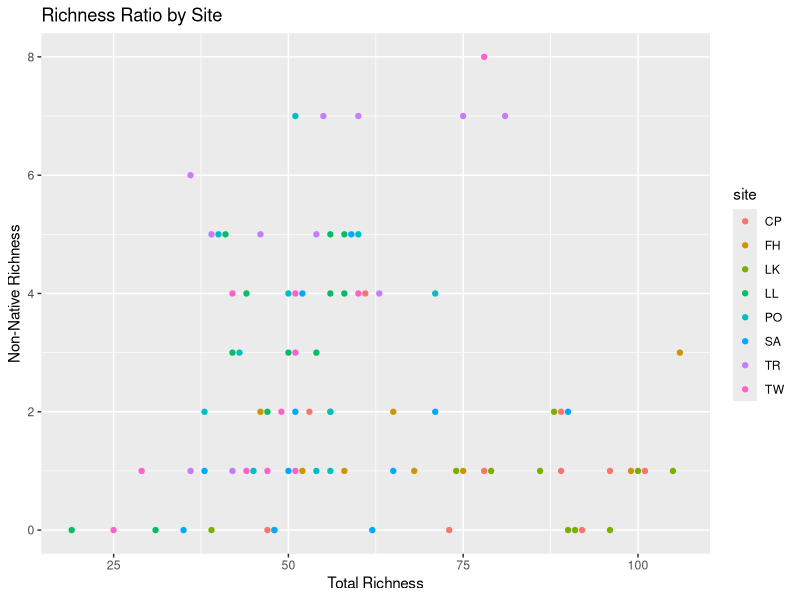
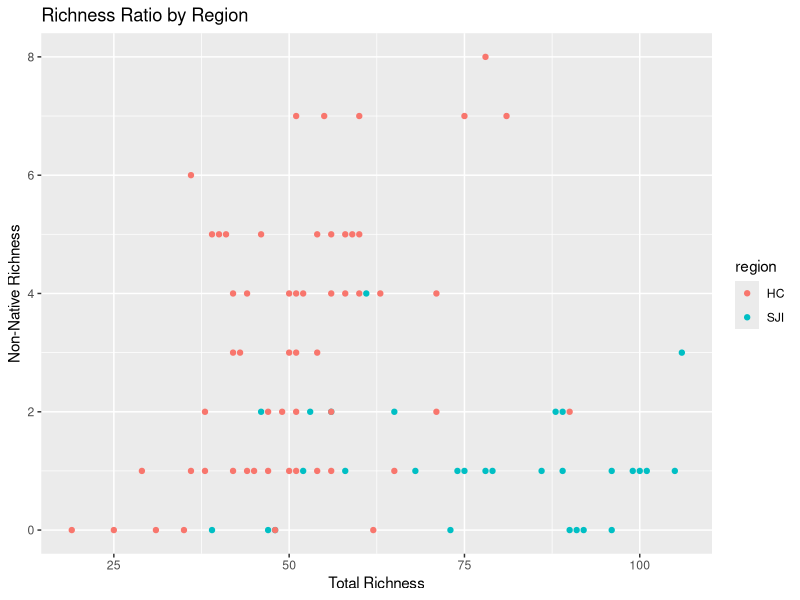
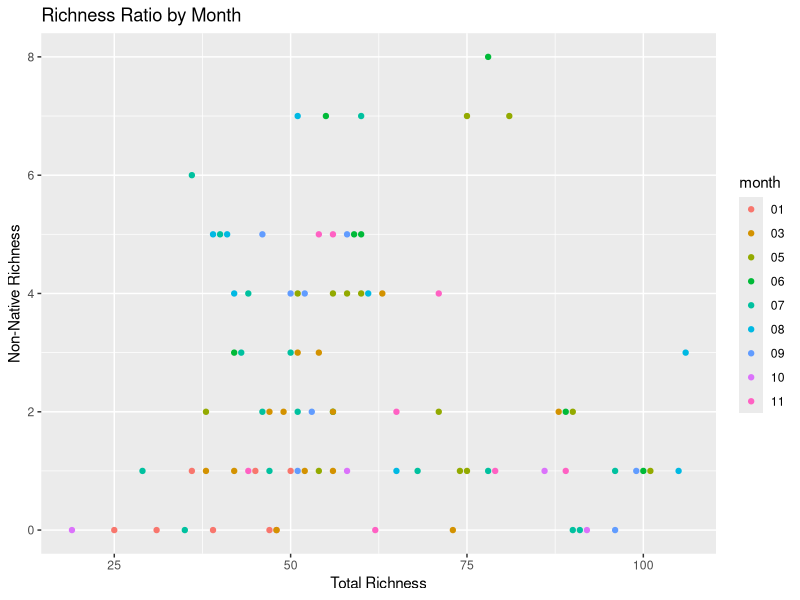
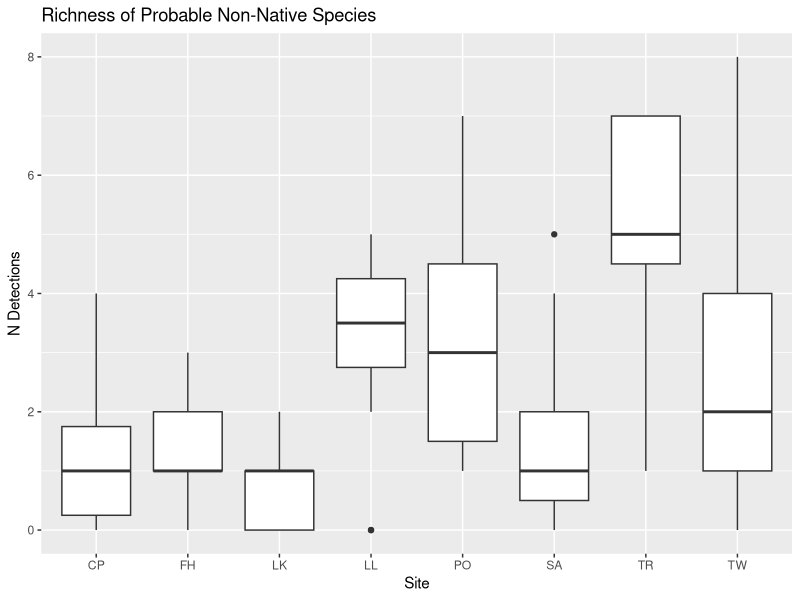
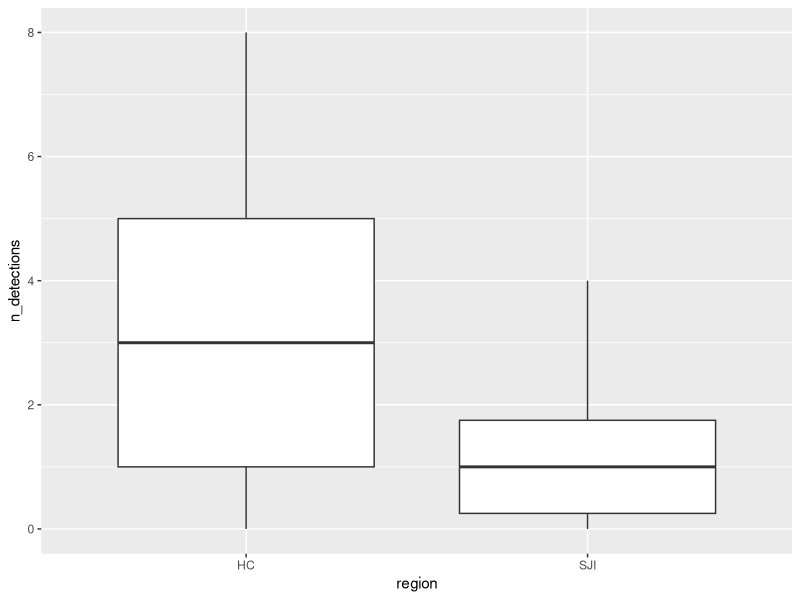
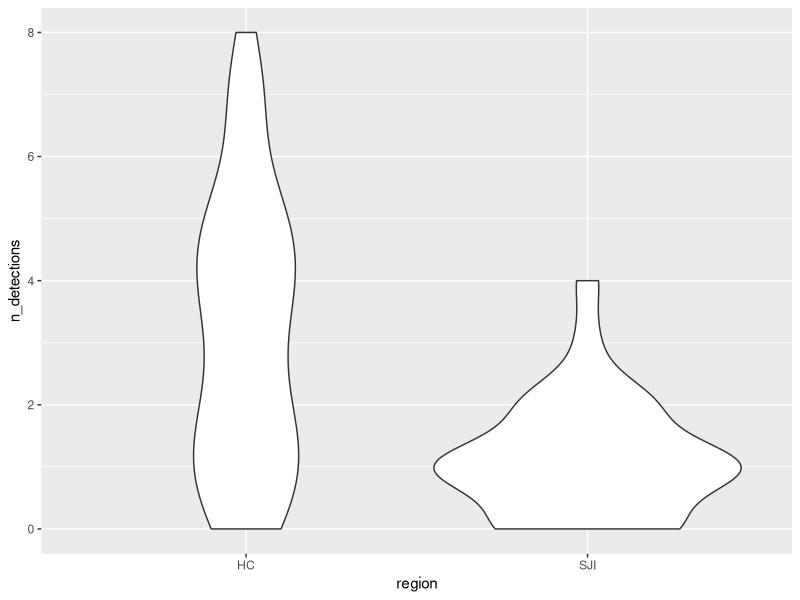
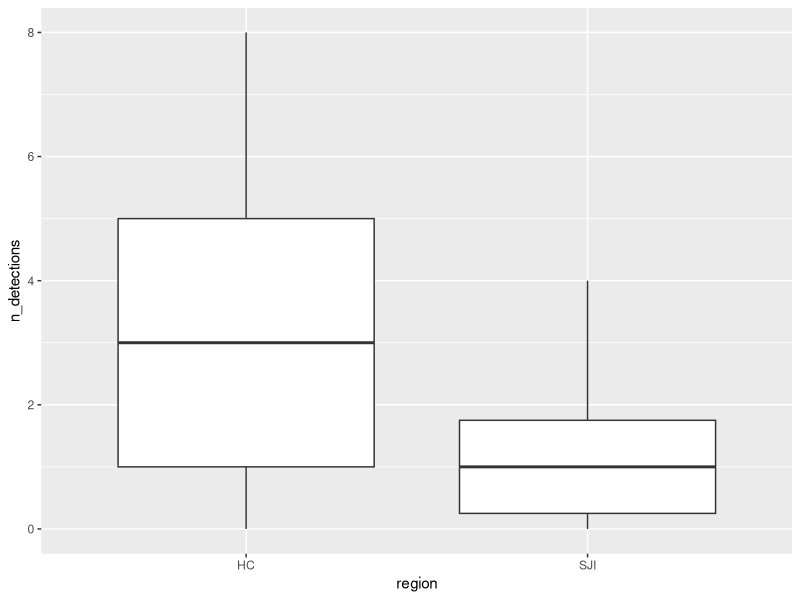
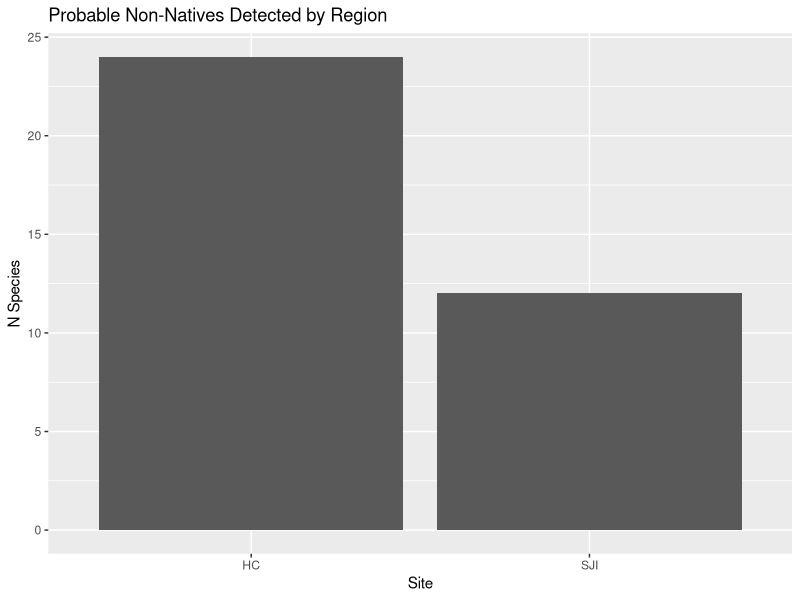

Write R code to recreate these figures, in order.
# INVASIBILITY
# Joe Duprey
# Last Edited: 05/01/2022
# ====================================================
# "I would pick a few things you're confident in, and do a prelim analysis, 
# to see if the hypothesis holds water. Then, if it does, we can do more work 
# on the finer details of making sure each species is correctly ID'd"
#
# merge species distribution data (nonnative_vec) into existing dataframes
# examine spatial/temporal trends
# ====================================================
library(tidyverse)
library(vegan)
library(gplots)
library(ggplot2)

nonnative_status <- read.csv("../docs/all_species_distributions_summary.csv")
just_nonnative <- read.csv("../docs/just_the_suspects.csv")
species_annotated <- read.csv("../data/species_annotated.csv")
by_sample_species <- read.csv('../data/by.sample.species.csv') # reads merged by tech and bio

nonnative_vec <- nonnative_status %>%
  select(species, nonnative)

# QA CHECK
# ====================================================
# get rid of NA species 
species_annotated <- species_annotated %>%
  filter(!(is.na(species)))

nonnative_vec <- nonnative_vec %>%
  filter(!(is.na(species)))

by_sample_species <- by_sample_species %>%
  filter(!(is.na(species)))
# ====================================================
unique(nonnative_vec$nonnative)
#QA distribution annotation data with other dataframes 
QA_species <- inner_join(nonnative_vec, species_annotated)

QA <- species_annotated$species[!(species_annotated$species 
                                  %in% QA_species$species)]
print(QA)

QA <- nonnative_vec$species[!(nonnative_vec$species 
                              %in% species_annotated$species)]
print(QA)

QA <- species_annotated$species[!(species_annotated$species 
                                  %in% nonnative_vec$species)]
print(QA)

length(unique(nonnative_vec$species))
nonnative_vec[duplicated(nonnative_vec$species),] #good, no duplicates now

# comparing by sample species and nonnative_vec
QA <- unique(by_sample_species$species)[!(unique(by_sample_species$species)) 
                                        %in% nonnative_vec$species]
print(QA)

QA <- nonnative_vec$species[!(nonnative_vec$species
                                        %in% unique(by_sample_species$species))]
print(QA)

unique(by_sample_species$species)


# ====================================================
species_annotated <- left_join(nonnative_vec, species_annotated)
# now use code from benthic boxplots 
species_by_sample_alltax <- left_join(by_sample_species, species_annotated, by='species')
species_by_sample_alltax <- species_by_sample_alltax %>%
  filter(benthos %in% c("None","PLK","BEN","Both")) %>% #TODO SHOULD I FILTER OUT "None" here? (probably not) how will that impact results? 
  separate(col=sample, remove=FALSE, into=c("site", "date"), sep = 2) 

# sanity check should read "0" "1" "single "low" "possible" (non-native status categories)
unique(species_by_sample_alltax$nonnative)

# richness by species (or different division if altered)
n_detections_df <- species_by_sample_alltax %>%
  group_by(sample, species, .drop=FALSE) %>%
  summarise(richness = n()) %>%
  ungroup() %>%
  complete(sample, species,
           fill = list(richness = 0)) %>%
  separate(sample, into = c("site","date" ), sep = "_", remove = F)

# check for NA's 
n_detections_df %>%
  ungroup() %>%
  summarise (sum(is.na(sample)),
             sum(is.na(site)),
             sum(is.na(species)),
             sum(richness == 0))

# df contains species, site, date, non-native status and whether species was detected or not 
n_detections_df <- left_join(n_detections_df, nonnative_vec)

# function to filter out taxa by non-native / native status
taxa_filter <- function(df, dist_status) {
  filt.df <- df %>%
    filter(nonnative %in% dist_status) %>%
    separate(date, into=c("year", "month"), sep=4)
  
  return(filt.df)
}

# use function to get df of all species, and just non-natives 
nonnatives_for_plot <- taxa_filter(n_detections_df, c(1))
allspecies_for_plot <- taxa_filter(n_detections_df, c(1, 0, "possible", "low", "single"))

# filter out all EXCEPT probable non-natives
just_nonnative_events <- nonnatives_for_plot %>%
  filter(richness == 1)

# filter out probable non-natives 
just_native_events <- allspecies_for_plot %>%
  filter(richness == 1) %>%
  filter(nonnative %in% c(0, "possible", "low", "single")) # change as appropriate for chisquared format

# sum presence absence to get non-native richness for each sampling event 
total_nn_detections <- nonnatives_for_plot %>%
  select(species, richness, sample) %>%
  group_by(sample) %>% ## group by sample or month or date etc.... 
  mutate(n_detections = sum(richness)) %>%
  distinct(sample, n_detections)

# sum presence absence to get native richness for each sampling event 
total_allspec_detections <- allspecies_for_plot %>%
  select(species, richness, sample) %>%
  group_by(sample) %>% ## group by sample or month or date etc.... 
  mutate(all_sp_detections = sum(richness)) %>%
  distinct(sample, all_sp_detections)

# add region, year and month to non-native richness df 
total_nn_detections <- total_nn_detections %>%
  separate(sample, into = c("site","date" ), sep = "_", remove = F) %>%
  separate(date, into=c("year", "month"), sep=4) %>%
  mutate(
    region = case_when(
      site %in% c("CP", "FH", "LK") ~ "SJI",
      site %in% c("LL", "PO", "SA", "TR", "TW") ~ "HC"
    )
  )

# add region, year and month to native richness df 
total_allspec_detections <- total_allspec_detections %>%
  separate(sample, into = c("site","date" ), sep = "_", remove = F) %>%
  separate(date, into=c("year", "month"), sep=4) %>%
  mutate(
    region = case_when(
      site %in% c("CP", "FH", "LK") ~ "SJI",
      site %in% c("LL", "PO", "SA", "TR", "TW") ~ "HC"
    )
  )


# combine df to single handy df 
nonnative_vs_all_species <- left_join(total_nn_detections, total_allspec_detections)

# EXPLORATORY PLOTTING 
# ====================================================  
#scatterplot non-native vs native
ggplot(nonnative_vs_all_species, aes(x=all_sp_detections, y=n_detections, color=site)) +
  labs(title = "Richness Ratio by Site",
       x = "Total Richness", y = "Non-Native Richness") +
  geom_point()

png(file="../figures/richness_ratio_region.png",
    width=800, height=450)

ggplot(nonnative_vs_all_species, aes(x=all_sp_detections, y=n_detections, color=region)) +
  labs(title = "Richness Ratio by Region",
       x = "Total Richness", y = "Non-Native Richness") +
  geom_point()

ggplot(nonnative_vs_all_species, aes(x=all_sp_detections, y=n_detections, color=month)) +
  labs(title = "Richness Ratio by Month",
       x = "Total Richness", y = "Non-Native Richness") +
  geom_point()

ggplot(total_nn_detections, aes(x=site, y=n_detections)) + 
  labs(title = "Richness of Probable Non-Native Species",
       x="Site", y="N Detections") +
  geom_boxplot()

ggplot(total_nn_detections, aes(x=region, y=n_detections)) + 
  geom_boxplot()

ggplot(total_nn_detections, aes(x=region, y=n_detections)) + 
  geom_violin()

ggplot(total_nn_detections, aes(x=region, y=n_detections)) + 
  geom_boxplot()

# lets just get a total number of unique nonnative detections for each region
# ====================================================  
# HC vs SJI 
just_nonnative_events <- just_nonnative_events %>%
  filter(nonnative %in% c(1)) # change this between c(1, "possible") and c(1) 
# for probably vs possible nonnatives. 

unique_species_by_region <- just_nonnative_events %>%
  mutate(
    region = case_when(
      site %in% c("CP", "FH", "LK") ~ "SJI",
      site %in% c("LL", "PO", "SA", "TR", "TW") ~ "HC"
    )) %>%
  distinct(species, region) ### change this to site to get site summary 

unique_nat_species_by_region <- just_native_events %>%
  mutate(
    region = case_when(
      site %in% c("CP", "FH", "LK") ~ "SJI",
      site %in% c("LL", "PO", "SA", "TR", "TW") ~ "HC"
    )) %>%
  distinct(species, region) ### change this to site to get site summary 

barchart_df <- unique_species_by_region %>%
  group_by(region) %>% ### change this to site to get site summary 
  mutate(n_nonn_species = n()) %>%
  distinct(region, n_nonn_species) ### change to site to get site summary 

native_barchart_df <- unique_nat_species_by_region %>%
  group_by(region) %>% ### change this to site to get site summary 
  mutate(n_native_species = n()) %>%
  distinct(region, n_native_species) ### change to site to get site summary 

# combine the unique non-native species from each region with the 
# unique native species into a single table, this could be modified
# to be by site as well - which might be more relevant to the research question
chi_sq_df <- data.frame(region = barchart_df$region,    ### SITE/REGION
                            nonative = barchart_df$n_nonn_species,
                            native = native_barchart_df$n_native_species)

# format the 2xX table into right format for chi-squared test
row.names(chi_sq_df) <- chi_sq_df$region ### SITE/REGION
chi_sq_df <- chi_sq_df %>%
  select(-region) ### SITE/REGION

# chi_sq_df$nonative <- c(12, 24) right on the line if alpha is 0.05, ask ryan how
# to interpret, what if we are off by a species or two
# what is the role of the test here? 

chi_sq_matrix <- as.table(as.matrix(chi_sq_df))
print(chi_sq_matrix)

# CHI SQUARED TEST 
chisq.test(chi_sq_df)

ggplot(barchart_df, aes(x=region, y=n_nonn_species)) +
  labs(title = "Probable Non-Natives Detected by Region",
       x="Site", y="N Species") +
  geom_bar(stat="identity")

  
